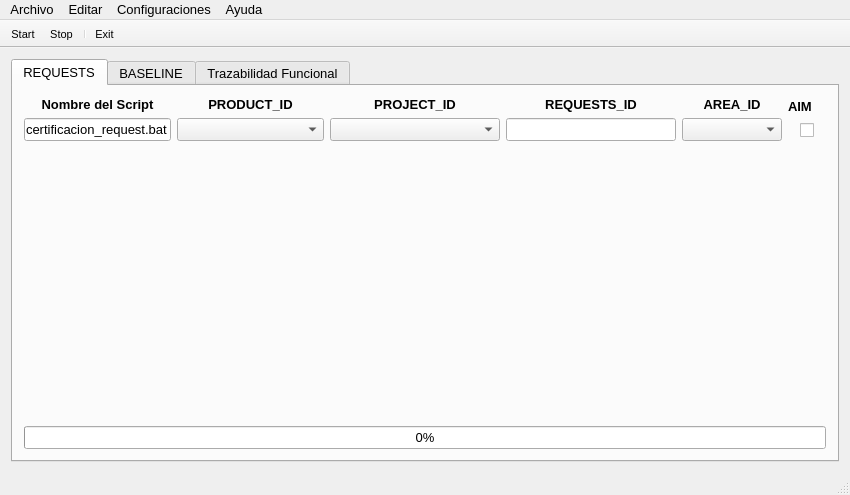
<?xml version="1.0" encoding="UTF-8"?>
<ui version="4.0">
 <class>MainWindow</class>
 <widget class="QMainWindow" name="MainWindow">
  <property name="geometry">
   <rect>
    <x>0</x>
    <y>0</y>
    <width>850</width>
    <height>495</height>
   </rect>
  </property>
  <property name="sizePolicy">
   <sizepolicy hsizetype="Preferred" vsizetype="Preferred">
    <horstretch>0</horstretch>
    <verstretch>0</verstretch>
   </sizepolicy>
  </property>
  <property name="minimumSize">
   <size>
    <width>850</width>
    <height>0</height>
   </size>
  </property>
  <property name="maximumSize">
   <size>
    <width>850</width>
    <height>16777215</height>
   </size>
  </property>
  <property name="font">
   <font>
    <pointsize>10</pointsize>
   </font>
  </property>
  <property name="windowTitle">
   <string>CheckingTools</string>
  </property>
  <widget class="QWidget" name="centralWidget">
   <layout class="QGridLayout" name="gridLayout">
    <item row="0" column="1">
     <widget class="QTabWidget" name="tabWidget">
      <property name="font">
       <font>
        <family>MS Shell Dlg 2</family>
        <pointsize>10</pointsize>
        <weight>50</weight>
        <bold>false</bold>
        <underline>false</underline>
        <strikeout>false</strikeout>
        <kerning>true</kerning>
       </font>
      </property>
      <property name="currentIndex">
       <number>0</number>
      </property>
      <widget class="QWidget" name="tab">
       <attribute name="title">
        <string>REQUESTS</string>
       </attribute>
       <layout class="QGridLayout" name="gridLayout_2">
        <item row="0" column="0">
         <layout class="QVBoxLayout" name="verticalLayout">
          <item>
           <widget class="QLabel" name="label">
            <property name="font">
             <font>
              <weight>75</weight>
              <bold>true</bold>
             </font>
            </property>
            <property name="autoFillBackground">
             <bool>false</bool>
            </property>
            <property name="text">
             <string>Nombre del Script</string>
            </property>
            <property name="alignment">
             <set>Qt::AlignCenter</set>
            </property>
           </widget>
          </item>
          <item>
           <widget class="QLineEdit" name="name_script">
            <property name="minimumSize">
             <size>
              <width>147</width>
              <height>0</height>
             </size>
            </property>
            <property name="acceptDrops">
             <bool>false</bool>
            </property>
            <property name="text">
             <string>certificacion_request.bat</string>
            </property>
            <property name="readOnly">
             <bool>true</bool>
            </property>
           </widget>
          </item>
         </layout>
        </item>
        <item row="0" column="1">
         <layout class="QVBoxLayout" name="verticalLayout_2">
          <item>
           <widget class="QLabel" name="label_2">
            <property name="font">
             <font>
              <weight>75</weight>
              <bold>true</bold>
             </font>
            </property>
            <property name="text">
             <string>PRODUCT_ID</string>
            </property>
            <property name="alignment">
             <set>Qt::AlignCenter</set>
            </property>
           </widget>
          </item>
          <item>
           <widget class="QComboBox" name="product_id">
            <property name="minimumSize">
             <size>
              <width>147</width>
              <height>0</height>
             </size>
            </property>
           </widget>
          </item>
         </layout>
        </item>
        <item row="0" column="2">
         <layout class="QVBoxLayout" name="verticalLayout_3">
          <item>
           <widget class="QLabel" name="label_3">
            <property name="font">
             <font>
              <weight>75</weight>
              <bold>true</bold>
             </font>
            </property>
            <property name="text">
             <string>PROJECT_ID</string>
            </property>
            <property name="alignment">
             <set>Qt::AlignCenter</set>
            </property>
           </widget>
          </item>
          <item>
           <widget class="QComboBox" name="project_id">
            <property name="minimumSize">
             <size>
              <width>170</width>
              <height>0</height>
             </size>
            </property>
           </widget>
          </item>
         </layout>
        </item>
        <item row="0" column="3">
         <layout class="QVBoxLayout" name="verticalLayout_4">
          <item>
           <widget class="QLabel" name="label_4">
            <property name="font">
             <font>
              <weight>75</weight>
              <bold>true</bold>
             </font>
            </property>
            <property name="text">
             <string>REQUESTS_ID</string>
            </property>
            <property name="alignment">
             <set>Qt::AlignCenter</set>
            </property>
           </widget>
          </item>
          <item>
           <widget class="QLineEdit" name="requests_id">
            <property name="minimumSize">
             <size>
              <width>170</width>
              <height>0</height>
             </size>
            </property>
           </widget>
          </item>
         </layout>
        </item>
        <item row="0" column="4">
         <layout class="QVBoxLayout" name="verticalLayout_5">
          <item>
           <widget class="QLabel" name="label_5">
            <property name="font">
             <font>
              <weight>75</weight>
              <bold>true</bold>
             </font>
            </property>
            <property name="text">
             <string>AREA_ID</string>
            </property>
            <property name="alignment">
             <set>Qt::AlignCenter</set>
            </property>
           </widget>
          </item>
          <item>
           <widget class="QComboBox" name="area_id">
            <property name="minimumSize">
             <size>
              <width>100</width>
              <height>0</height>
             </size>
            </property>
           </widget>
          </item>
         </layout>
        </item>
        <item row="0" column="5">
         <layout class="QVBoxLayout" name="verticalLayout_10">
          <item>
           <widget class="QLabel" name="label_9">
            <property name="font">
             <font>
              <weight>75</weight>
              <bold>true</bold>
             </font>
            </property>
            <property name="text">
             <string>AIM</string>
            </property>
           </widget>
          </item>
          <item>
           <layout class="QHBoxLayout" name="horizontalLayout_6">
            <item>
             <spacer name="horizontalSpacer_3">
              <property name="orientation">
               <enum>Qt::Horizontal</enum>
              </property>
              <property name="sizeHint" stdset="0">
               <size>
                <width>40</width>
                <height>20</height>
               </size>
              </property>
             </spacer>
            </item>
            <item>
             <widget class="QCheckBox" name="checkBox">
              <property name="layoutDirection">
               <enum>Qt::LeftToRight</enum>
              </property>
              <property name="text">
               <string/>
              </property>
              <property name="tristate">
               <bool>false</bool>
              </property>
             </widget>
            </item>
            <item>
             <spacer name="horizontalSpacer_4">
              <property name="orientation">
               <enum>Qt::Horizontal</enum>
              </property>
              <property name="sizeHint" stdset="0">
               <size>
                <width>40</width>
                <height>20</height>
               </size>
              </property>
             </spacer>
            </item>
           </layout>
          </item>
         </layout>
        </item>
        <item row="1" column="2">
         <spacer name="verticalSpacer">
          <property name="orientation">
           <enum>Qt::Vertical</enum>
          </property>
          <property name="sizeHint" stdset="0">
           <size>
            <width>20</width>
            <height>40</height>
           </size>
          </property>
         </spacer>
        </item>
        <item row="2" column="0" colspan="6">
         <widget class="QProgressBar" name="progressBar_tab1">
          <property name="value">
           <number>0</number>
          </property>
         </widget>
        </item>
       </layout>
      </widget>
      <widget class="QWidget" name="tab_2">
       <attribute name="title">
        <string>BASELINE</string>
       </attribute>
       <layout class="QGridLayout" name="gridLayout_5">
        <item row="0" column="0">
         <widget class="Console" name="terminal"/>
        </item>
       </layout>
      </widget>
      <widget class="QWidget" name="tab_3">
       <attribute name="title">
        <string>Trazabilidad Funcional</string>
       </attribute>
       <layout class="QGridLayout" name="gridLayout_4">
        <item row="0" column="0">
         <widget class="QWidget" name="panel_trazabilidad" native="true">
          <layout class="QGridLayout" name="gridLayout_3">
           <item row="4" column="0">
            <widget class="QProgressBar" name="progressBar_tf">
             <property name="value">
              <number>0</number>
             </property>
            </widget>
           </item>
           <item row="2" column="0">
            <layout class="QHBoxLayout" name="horizontalLayout_5">
             <item>
              <layout class="QVBoxLayout" name="verticalLayout_6">
               <item>
                <widget class="QLabel" name="label_6">
                 <property name="text">
                  <string>Procedimientos:</string>
                 </property>
                </widget>
               </item>
               <item>
                <widget class="CodeEditor" name="textAreaEntrada"/>
               </item>
              </layout>
             </item>
             <item>
              <layout class="QVBoxLayout" name="verticalLayout_7">
               <item>
                <widget class="QLabel" name="label_7">
                 <property name="text">
                  <string>Resultados de la busqueda:</string>
                 </property>
                </widget>
               </item>
               <item>
                <widget class="CodeEditor" name="textAreaSalida"/>
               </item>
              </layout>
             </item>
            </layout>
           </item>
           <item row="0" column="0">
            <layout class="QHBoxLayout" name="horizontalLayout_4">
             <item>
              <layout class="QVBoxLayout" name="verticalLayout_8">
               <item>
                <widget class="QLabel" name="label_8">
                 <property name="minimumSize">
                  <size>
                   <width>150</width>
                   <height>0</height>
                  </size>
                 </property>
                 <property name="maximumSize">
                  <size>
                   <width>150</width>
                   <height>16777215</height>
                  </size>
                 </property>
                 <property name="text">
                  <string>Rutas Actuales:</string>
                 </property>
                </widget>
               </item>
               <item>
                <widget class="QComboBox" name="comboRutas">
                 <property name="minimumSize">
                  <size>
                   <width>150</width>
                   <height>0</height>
                  </size>
                 </property>
                 <property name="maximumSize">
                  <size>
                   <width>70</width>
                   <height>16777215</height>
                  </size>
                 </property>
                 <item>
                  <property name="text">
                   <string>rutas_admision</string>
                  </property>
                 </item>
                </widget>
               </item>
              </layout>
             </item>
             <item>
              <widget class="Line" name="line">
               <property name="orientation">
                <enum>Qt::Vertical</enum>
               </property>
              </widget>
             </item>
             <item>
              <layout class="QVBoxLayout" name="verticalLayout_9">
               <item>
                <layout class="QHBoxLayout" name="horizontalLayout">
                 <item>
                  <widget class="QLineEdit" name="planillaExcel">
                   <property name="readOnly">
                    <bool>true</bool>
                   </property>
                   <property name="placeholderText">
                    <string>Ingresa la ruta al archivo ../Planilla_%%.xlsx</string>
                   </property>
                  </widget>
                 </item>
                 <item>
                  <widget class="QToolButton" name="toolPlanilla">
                   <property name="text">
                    <string>...</string>
                   </property>
                  </widget>
                 </item>
                </layout>
               </item>
               <item>
                <layout class="QHBoxLayout" name="horizontalLayout_2">
                 <item>
                  <widget class="QLineEdit" name="funcionalidadExcel">
                   <property name="readOnly">
                    <bool>true</bool>
                   </property>
                   <property name="placeholderText">
                    <string>Ingresa la ruta al archivo ../Funcionalidad_%%.xlsx</string>
                   </property>
                  </widget>
                 </item>
                 <item>
                  <widget class="QToolButton" name="toolFuncionalidad">
                   <property name="text">
                    <string>...</string>
                   </property>
                  </widget>
                 </item>
                </layout>
               </item>
              </layout>
             </item>
            </layout>
           </item>
           <item row="3" column="0">
            <layout class="QHBoxLayout" name="horizontalLayout_3">
             <item>
              <spacer name="horizontalSpacer">
               <property name="orientation">
                <enum>Qt::Horizontal</enum>
               </property>
               <property name="sizeHint" stdset="0">
                <size>
                 <width>250</width>
                 <height>20</height>
                </size>
               </property>
              </spacer>
             </item>
             <item>
              <widget class="QPushButton" name="btnSetear">
               <property name="text">
                <string>Set</string>
               </property>
              </widget>
             </item>
             <item>
              <widget class="QPushButton" name="btnEditar">
               <property name="text">
                <string>Editar</string>
               </property>
              </widget>
             </item>
             <item>
              <widget class="QPushButton" name="btnGO">
               <property name="text">
                <string>Analizar</string>
               </property>
              </widget>
             </item>
             <item>
              <spacer name="horizontalSpacer_2">
               <property name="orientation">
                <enum>Qt::Horizontal</enum>
               </property>
               <property name="sizeHint" stdset="0">
                <size>
                 <width>250</width>
                 <height>20</height>
                </size>
               </property>
              </spacer>
             </item>
            </layout>
           </item>
           <item row="1" column="0">
            <widget class="Line" name="line_2">
             <property name="orientation">
              <enum>Qt::Horizontal</enum>
             </property>
            </widget>
           </item>
          </layout>
         </widget>
        </item>
       </layout>
      </widget>
     </widget>
    </item>
   </layout>
  </widget>
  <widget class="QMenuBar" name="menuBar">
   <property name="geometry">
    <rect>
     <x>0</x>
     <y>0</y>
     <width>850</width>
     <height>21</height>
    </rect>
   </property>
   <widget class="QMenu" name="menuFile">
    <property name="title">
     <string>Archivo</string>
    </property>
    <addaction name="actionStart"/>
    <addaction name="actionStop"/>
    <addaction name="separator"/>
    <addaction name="actionQuit"/>
   </widget>
   <widget class="QMenu" name="menuConfiguraciones">
    <property name="title">
     <string>Configuraciones</string>
    </property>
    <addaction name="actionSalida_compuesta"/>
   </widget>
   <widget class="QMenu" name="menuAyuda">
    <property name="title">
     <string>Ayuda</string>
    </property>
    <addaction name="actionCMD"/>
   </widget>
   <widget class="QMenu" name="menuEdit">
    <property name="title">
     <string>Editar</string>
    </property>
    <addaction name="actionEliminar_Duplicados"/>
   </widget>
   <addaction name="menuFile"/>
   <addaction name="menuEdit"/>
   <addaction name="menuConfiguraciones"/>
   <addaction name="menuAyuda"/>
  </widget>
  <widget class="QToolBar" name="mainToolBar">
   <property name="font">
    <font>
     <family>MS Shell Dlg 2</family>
     <pointsize>8</pointsize>
    </font>
   </property>
   <property name="movable">
    <bool>false</bool>
   </property>
   <property name="floatable">
    <bool>false</bool>
   </property>
   <attribute name="toolBarArea">
    <enum>TopToolBarArea</enum>
   </attribute>
   <attribute name="toolBarBreak">
    <bool>false</bool>
   </attribute>
   <addaction name="actionStart"/>
   <addaction name="actionStop"/>
   <addaction name="separator"/>
   <addaction name="actionQuit"/>
  </widget>
  <widget class="QStatusBar" name="statusBar"/>
  <action name="actionStart">
   <property name="icon">
    <iconset resource="data.qrc">
     <normaloff>:/images/play.png</normaloff>:/images/play.png</iconset>
   </property>
   <property name="text">
    <string>Start</string>
   </property>
  </action>
  <action name="actionQuit">
   <property name="icon">
    <iconset resource="data.qrc">
     <normaloff>:/images/on.png</normaloff>:/images/on.png</iconset>
   </property>
   <property name="text">
    <string>Exit</string>
   </property>
  </action>
  <action name="actionStop">
   <property name="icon">
    <iconset resource="data.qrc">
     <normaloff>:/images/stop.png</normaloff>:/images/stop.png</iconset>
   </property>
   <property name="text">
    <string>Stop</string>
   </property>
  </action>
  <action name="actionEliminar_Duplicados">
   <property name="text">
    <string>Eliminar Duplicados</string>
   </property>
  </action>
  <action name="actionSalida_compuesta">
   <property name="checkable">
    <bool>true</bool>
   </property>
   <property name="text">
    <string>Salida compuesta</string>
   </property>
  </action>
  <action name="actionCMD">
   <property name="icon">
    <iconset resource="data.qrc">
     <normaloff>:/images/cmd.png</normaloff>:/images/cmd.png</iconset>
   </property>
   <property name="text">
    <string>CMD</string>
   </property>
  </action>
 </widget>
 <layoutdefault spacing="6" margin="11"/>
 <customwidgets>
  <customwidget>
   <class>CodeEditor</class>
   <extends>QPlainTextEdit</extends>
   <header>codeeditor.h</header>
   <container>1</container>
  </customwidget>
  <customwidget>
   <class>Console</class>
   <extends>QPlainTextEdit</extends>
   <header>console.h</header>
  </customwidget>
 </customwidgets>
 <resources>
  <include location="data.qrc"/>
 </resources>
 <connections/>
</ui>
